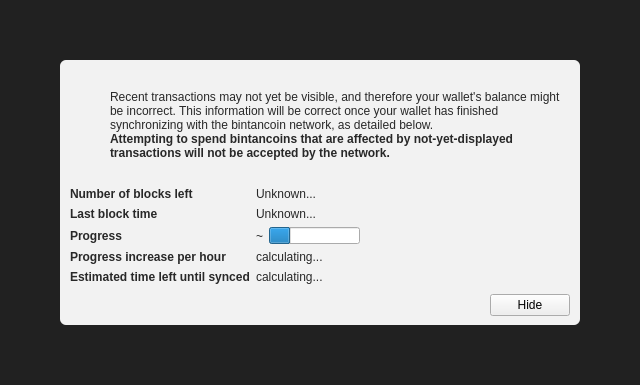
<?xml version="1.0" encoding="UTF-8"?>
<ui version="4.0">
 <class>ModalOverlay</class>
 <widget class="ModalOverlay" name="ModalOverlay">
  <property name="geometry">
   <rect>
    <x>0</x>
    <y>0</y>
    <width>640</width>
    <height>385</height>
   </rect>
  </property>
  <property name="windowTitle">
   <string>Form</string>
  </property>
  <layout class="QVBoxLayout" name="verticalLayout" stretch="0">
   <property name="sizeConstraint">
    <enum>QLayout::SetDefaultConstraint</enum>
   </property>
   <property name="leftMargin">
    <number>0</number>
   </property>
   <property name="topMargin">
    <number>0</number>
   </property>
   <property name="rightMargin">
    <number>0</number>
   </property>
   <property name="bottomMargin">
    <number>0</number>
   </property>
   <item>
    <widget class="QWidget" name="bgWidget" native="true">
     <property name="styleSheet">
      <string notr="true">#bgWidget { background: rgba(0,0,0,220); }</string>
     </property>
     <layout class="QVBoxLayout" name="verticalLayoutMain" stretch="1">
      <property name="leftMargin">
       <number>60</number>
      </property>
      <property name="topMargin">
       <number>60</number>
      </property>
      <property name="rightMargin">
       <number>60</number>
      </property>
      <property name="bottomMargin">
       <number>60</number>
      </property>
      <item>
       <widget class="QWidget" name="contentWidget" native="true">
        <property name="styleSheet">
         <string notr="true">#contentWidget { background: rgba(255,255,255,240); border-radius: 6px; }

QLabel { color: rgb(40,40,40);  }</string>
        </property>
        <layout class="QVBoxLayout" name="verticalLayoutSub" stretch="1,0,0,0">
         <property name="spacing">
          <number>0</number>
         </property>
         <property name="leftMargin">
          <number>10</number>
         </property>
         <property name="topMargin">
          <number>10</number>
         </property>
         <property name="rightMargin">
          <number>10</number>
         </property>
         <property name="bottomMargin">
          <number>10</number>
         </property>
         <item>
          <layout class="QHBoxLayout" name="horizontalLayoutIconText" stretch="0,1">
           <property name="topMargin">
            <number>20</number>
           </property>
           <item>
            <layout class="QVBoxLayout" name="verticalLayoutIcon">
             <property name="leftMargin">
              <number>0</number>
             </property>
             <item>
              <widget class="QPushButton" name="warningIcon">
               <property name="enabled">
                <bool>false</bool>
               </property>
               <property name="text">
                <string/>
               </property>
               <property name="icon">
                <iconset>
                 <normaloff>:/icons/warning</normaloff>
                 <disabledoff>:/icons/warning</disabledoff>:/icons/warning</iconset>
               </property>
               <property name="iconSize">
                <size>
                 <width>48</width>
                 <height>48</height>
                </size>
               </property>
               <property name="flat">
                <bool>true</bool>
               </property>
              </widget>
             </item>
             <item>
              <spacer name="verticalSpacerWarningIcon">
               <property name="orientation">
                <enum>Qt::Vertical</enum>
               </property>
               <property name="sizeHint" stdset="0">
                <size>
                 <width>20</width>
                 <height>40</height>
                </size>
               </property>
              </spacer>
             </item>
            </layout>
           </item>
           <item>
            <layout class="QVBoxLayout" name="verticalLayoutInfoText">
             <property name="leftMargin">
              <number>0</number>
             </property>
             <property name="topMargin">
              <number>0</number>
             </property>
             <item>
              <widget class="QLabel" name="infoText">
               <property name="text">
                <string>Recent transactions may not yet be visible, and therefore your wallet's balance might be incorrect. This information will be correct once your wallet has finished synchronizing with the bintancoin network, as detailed below.</string>
               </property>
               <property name="textFormat">
                <enum>Qt::RichText</enum>
               </property>
               <property name="wordWrap">
                <bool>true</bool>
               </property>
              </widget>
             </item>
             <item>
              <widget class="QLabel" name="infoTextStrong">
               <property name="font">
                <font>
                 <weight>75</weight>
                 <bold>true</bold>
                </font>
               </property>
               <property name="text">
                <string>Attempting to spend bintancoins that are affected by not-yet-displayed transactions will not be accepted by the network.</string>
               </property>
               <property name="textFormat">
                <enum>Qt::RichText</enum>
               </property>
               <property name="wordWrap">
                <bool>true</bool>
               </property>
              </widget>
             </item>
             <item>
              <spacer name="verticalSpacerInTextSpace">
               <property name="orientation">
                <enum>Qt::Vertical</enum>
               </property>
               <property name="sizeHint" stdset="0">
                <size>
                 <width>20</width>
                 <height>40</height>
                </size>
               </property>
              </spacer>
             </item>
            </layout>
           </item>
          </layout>
         </item>
         <item>
          <spacer name="verticalSpacerAfterText">
           <property name="orientation">
            <enum>Qt::Vertical</enum>
           </property>
           <property name="sizeHint" stdset="0">
            <size>
             <width>20</width>
             <height>40</height>
            </size>
           </property>
          </spacer>
         </item>
         <item>
          <layout class="QFormLayout" name="formLayout">
           <property name="fieldGrowthPolicy">
            <enum>QFormLayout::FieldsStayAtSizeHint</enum>
           </property>
           <property name="horizontalSpacing">
            <number>6</number>
           </property>
           <property name="verticalSpacing">
            <number>6</number>
           </property>
           <property name="topMargin">
            <number>10</number>
           </property>
           <item row="0" column="0">
            <widget class="QLabel" name="labelNumberOfBlocksLeft">
             <property name="font">
              <font>
               <weight>75</weight>
               <bold>true</bold>
              </font>
             </property>
             <property name="text">
              <string>Number of blocks left</string>
             </property>
            </widget>
           </item>
           <item row="0" column="1">
            <widget class="QLabel" name="numberOfBlocksLeft">
             <property name="text">
              <string>Unknown...</string>
             </property>
            </widget>
           </item>
           <item row="1" column="0">
            <widget class="QLabel" name="labelLastBlockTime">
             <property name="font">
              <font>
               <weight>75</weight>
               <bold>true</bold>
              </font>
             </property>
             <property name="text">
              <string>Last block time</string>
             </property>
            </widget>
           </item>
           <item row="1" column="1">
            <widget class="QLabel" name="newestBlockDate">
             <property name="sizePolicy">
              <sizepolicy hsizetype="Maximum" vsizetype="Preferred">
               <horstretch>0</horstretch>
               <verstretch>0</verstretch>
              </sizepolicy>
             </property>
             <property name="text">
              <string>Unknown...</string>
             </property>
            </widget>
           </item>
           <item row="2" column="0">
            <widget class="QLabel" name="labelSyncDone">
             <property name="font">
              <font>
               <weight>75</weight>
               <bold>true</bold>
              </font>
             </property>
             <property name="text">
              <string>Progress</string>
             </property>
            </widget>
           </item>
           <item row="2" column="1">
            <layout class="QHBoxLayout" name="horizontalLayoutSync" stretch="0,1">
             <item>
              <widget class="QLabel" name="percentageProgress">
               <property name="text">
                <string notr="true">~</string>
               </property>
              </widget>
             </item>
             <item>
              <widget class="QProgressBar" name="progressBar">
               <property name="value">
                <number>24</number>
               </property>
               <property name="format">
                <string/>
               </property>
              </widget>
             </item>
            </layout>
           </item>
           <item row="4" column="0">
            <widget class="QLabel" name="labelProgressIncrease">
             <property name="font">
              <font>
               <weight>75</weight>
               <bold>true</bold>
              </font>
             </property>
             <property name="text">
              <string>Progress increase per hour</string>
             </property>
            </widget>
           </item>
           <item row="4" column="1">
            <widget class="QLabel" name="progressIncreasePerH">
             <property name="text">
              <string>calculating...</string>
             </property>
            </widget>
           </item>
           <item row="5" column="0">
            <widget class="QLabel" name="labelEstimatedTimeLeft">
             <property name="font">
              <font>
               <weight>75</weight>
               <bold>true</bold>
              </font>
             </property>
             <property name="text">
              <string>Estimated time left until synced</string>
             </property>
            </widget>
           </item>
           <item row="5" column="1">
            <widget class="QLabel" name="expectedTimeLeft">
             <property name="text">
              <string>calculating...</string>
             </property>
            </widget>
           </item>
          </layout>
         </item>
         <item>
          <layout class="QHBoxLayout" name="horizontalLayoutButtons">
           <property name="leftMargin">
            <number>10</number>
           </property>
           <property name="topMargin">
            <number>10</number>
           </property>
           <item>
            <spacer name="horizontalSpacer">
             <property name="orientation">
              <enum>Qt::Horizontal</enum>
             </property>
             <property name="sizeHint" stdset="0">
              <size>
               <width>40</width>
               <height>20</height>
              </size>
             </property>
            </spacer>
           </item>
           <item>
            <widget class="QPushButton" name="closeButton">
             <property name="text">
              <string>Hide</string>
             </property>
            </widget>
           </item>
          </layout>
         </item>
        </layout>
       </widget>
      </item>
     </layout>
    </widget>
   </item>
  </layout>
 </widget>
 <customwidgets>
  <customwidget>
   <class>ModalOverlay</class>
   <extends>QWidget</extends>
   <header>qt/modaloverlay.h</header>
   <container>1</container>
  </customwidget>
 </customwidgets>
 <resources/>
 <connections/>
</ui>
